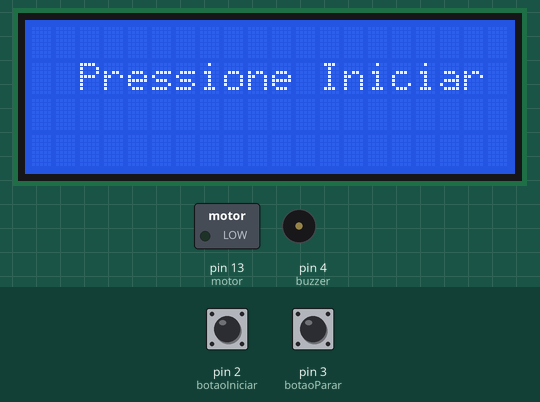
The sketch below on a simulated Arduino Uno, built with avr-gcc and run on an emulated ATmega328P. Parts: 20×4 character LCD, switched loads named in the sketch (green lamp = pin HIGH), buzzer (waves = sounding, pin HIGH). Dashed ring = blinking. The test bench sets the inputs (shaded band); at power-on: pin 2 (botaoIniciar) HIGH, pin 3 (botaoParar) HIGH.

Above: at 2.2 s.
2.3 s: pin 2 (botaoIniciar) pulled LOW for 0.15 s
At 3.0 s:
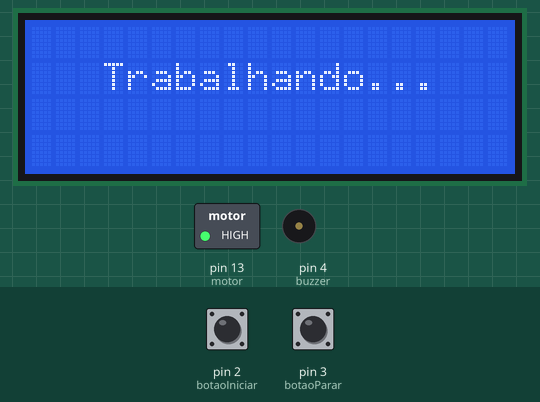
3.9 s: pin 3 (botaoParar) pulled LOW for 0.15 s
At 4.9 s:
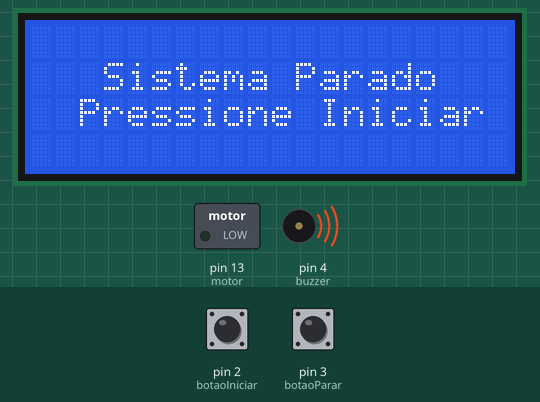
5.5 s: pin 2 (botaoIniciar) pulled LOW for 1 s
At 6.7 s:
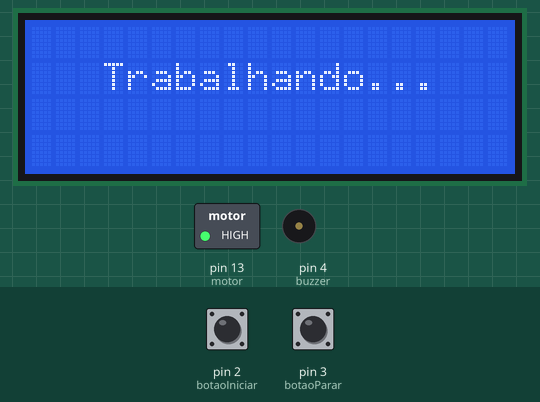
8.0 s: pin 3 (botaoParar) pulled LOW for 1 s
At 9.2 s:
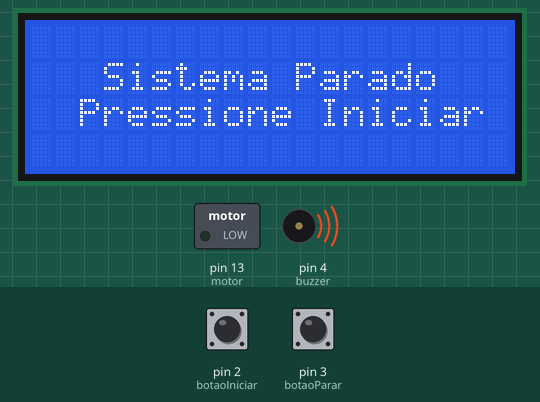
10.5 s: pin 2 (botaoIniciar) driven LOW and pin 3 (botaoParar) driven LOW
At 11.3 s:
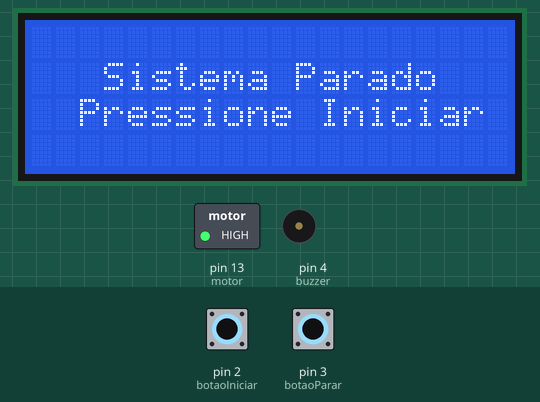
13.5 s: pin 2 (botaoIniciar) pulsed HIGH 5 times (0.12 s each, 0.3 s apart)
Timing chart, 0 to 65.5 s (numbered marks = the images above; inputs shaded):
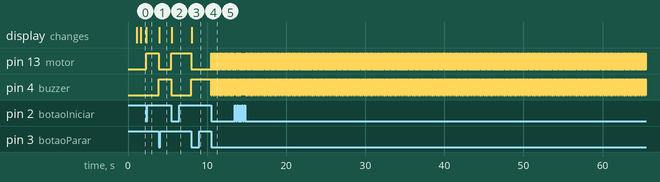

The sketch:

Programa.Organizado.ino
```cpp
#include <Wire.h>
#include <LiquidCrystal_I2C.h>
LiquidCrystal_I2C lcd(0x27, 2, 1, 0, 4, 5, 6, 7, 3, POSITIVE);

const int botaoIniciar = 2;
const int botaoParar = 3;
const int buzzer=4;
const int motor =13;

void setup() {
  SetarConfiguracaoInicial();
  ApresentacaoInicializacao();
}

void loop() {
  IniciarOperacao();
}
```

Operacao.ino
```cpp
void IniciarOperacao()
{
  delay(500);
  EscreverTextoIniciar();
  AguardarPressionarBotaoIniciar();
  LigarMotor();
  EscreverTextoTrabalhando();
  while(true)
  {
    AguardarPressionarBotaoParar();
  }
}

//****Botões****//
void AguardarPressionarBotaoIniciar()
{
  while(digitalRead(botaoIniciar)){}
}

void AguardarPressionarBotaoParar()
{
  if(!digitalRead(botaoParar))
  {
    DesligarMotor();
    LigarBuzzer();
    EscreverTextoParado();
    AguardarPressionarBotaoIniciar();
    DesligarBuzzer();
    LigarMotor();
    EscreverTextoTrabalhando();
  }
}
//****Motor****//
void LigarMotor()
{
  digitalWrite(motor, HIGH);
}

void DesligarMotor()
{
  digitalWrite(motor, LOW);
}

//****Buzzer****//
void LigarBuzzer()
{
    digitalWrite(buzzer, HIGH);
}

void DesligarBuzzer()
{
    digitalWrite(buzzer, LOW);
}
```

Outros.ino
```cpp
 void SetarConfiguracaoInicial(){
  Wire.begin();
  lcd.begin (20, 4);
  lcd.setBacklight(HIGH);

  //Inputs
  pinMode(botaoIniciar, INPUT_PULLUP);
  pinMode(botaoParar, INPUT_PULLUP);

 //Outputs
  pinMode(motor, OUTPUT);
  pinMode(buzzer, OUTPUT);

  DesligarBuzzer();
  DesligarMotor();
}
```

LCD.ino
```cpp
void ApresentacaoInicializacao() {
  lcd.setCursor(5, 1);
  lcd.print("Iniciando");
  lcd.setCursor(6, 2);
  lcd.print("Sistema");
  delay(1000);
  lcd.clear();
}

void EscreverTextoIniciar()
{
  lcd.clear();
  lcd.setCursor(2, 1);
  lcd.print("Pressione Iniciar");
}

void EscreverTextoParado()
{
  lcd.clear();
  lcd.setCursor(3, 1);
  lcd.print("Sistema Parado");
  lcd.setCursor(2, 2);
  lcd.print("Pressione Iniciar");
}


void EscreverTextoTrabalhando()
{
  lcd.clear();
  lcd.setCursor(3, 1);
  lcd.print("Trabalhando...");
}
```

Measured:
- after the input at 2.3 s, pin 13 (motor): LOW → HIGH at once; the display: changes at once (image 1)
- after the input at 3.9 s, pin 13 (motor): HIGH → LOW at once; pin 4 (buzzer): LOW → HIGH at once; the display: changes at once (image 2)
- after the input at 5.5 s, pin 13 (motor): LOW → HIGH at once; pin 4 (buzzer): HIGH → LOW at once; the display: changes at once (image 3)
- after the input at 8.0 s, pin 13 (motor): HIGH → LOW at once; pin 4 (buzzer): LOW → HIGH at once; the display: changes at once (image 4)
- after the input at 10.5 s, pin 13 (motor): alternates HIGH for 0.02 s and LOW for 0.03 s, starting at once; pin 4 (buzzer): alternates HIGH for 0.03 s and LOW for 0.02 s, starting at once
